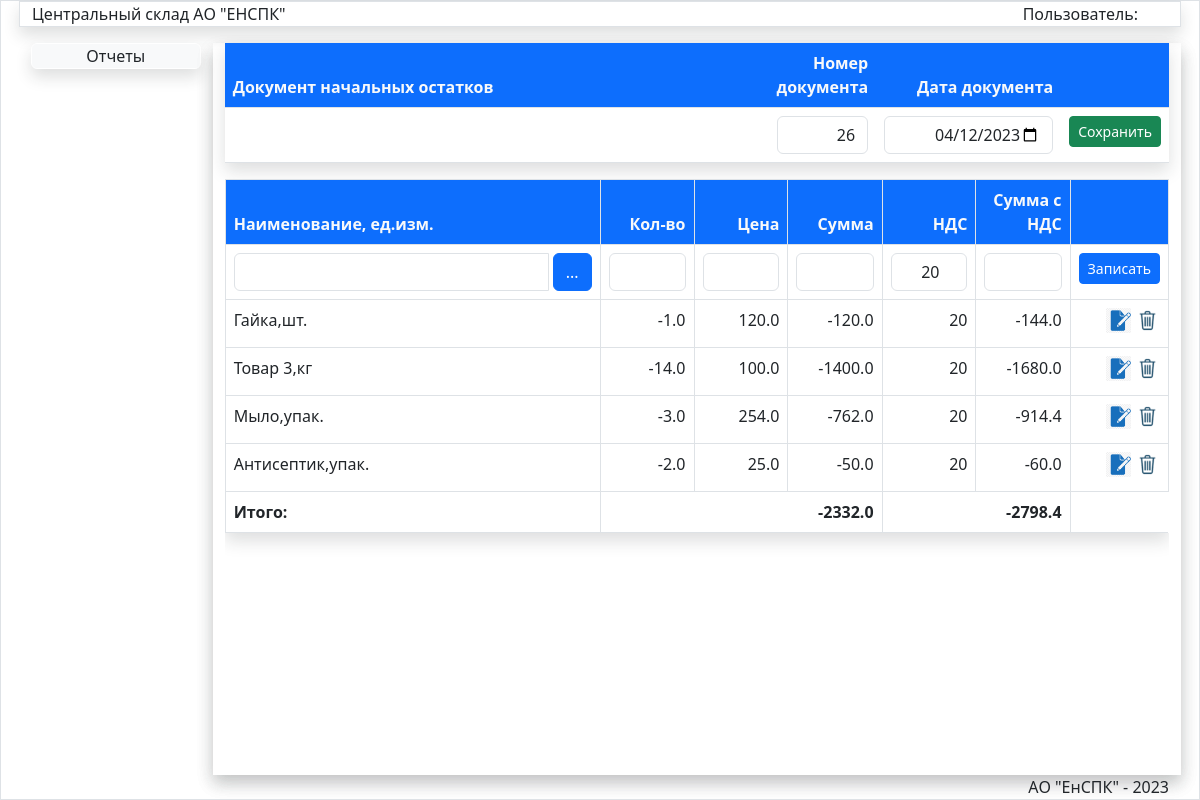
Page /AddStringOst/424 on the committed database.
### store/models.py (models this page shows, shortened)
class Jurnal(models.Model):
    oper=models.IntegerField(verbose_name="Код операции")
    nomerdoc=models.CharField(max_length=50,verbose_name='Номер документа')
    datadoc=models.DateTimeField(verbose_name='Дата документа')
    postav=models.ForeignKey(Postav,verbose_name='Поставщик',on_delete=models.PROTECT)
    obct=models.ForeignKey(Obct,verbose_name='Объект',on_delete=models.PROTECT)
    podraz=models.ForeignKey(Podraz,verbose_name='Подразделение',on_delete=models.PROTECT)
    fio=models.ForeignKey(Fio,verbose_name='Подотчет',on_delete=models.PROTECT)
    spis=models.ForeignKey(Spis,blank=True,null=True,verbose_name='Причина списания',on_delete=models.PROTECT)
    summa=models.FloatField(verbose_name='Сумма',default=0)
    nds=models.IntegerField(verbose_name='НДС',default=20)
    summawithnds=models.FloatField(verbose_name='Сумма с НДС',default=0)
    updated_at = models.DateTimeField(auto_now=True, verbose_name='Создан')
    created_at = models.DateTimeField(auto_now_add=True, verbose_name='Обновлен')
    class Meta:
        verbose_name = 'Документ'
        verbose_name_plural = 'Документы'
        ordering = ['-datadoc', ]

class JurnalDoc(models.Model):
    oper=models.IntegerField(max_length=1,verbose_name='Операция')
    iddoc=models.ForeignKey(Jurnal,on_delete=models.PROTECT)
    title=models.ForeignKey(Nom,verbose_name='Наименование',on_delete=models.PROTECT)
    price=models.FloatField(verbose_name='Цена',default=0.0)
    kol = models.FloatField(verbose_name='Количество', default=0.0)
    podraz=models.ForeignKey(Podraz,on_delete=models.PROTECT,verbose_name='Подразделение')
    postav=models.ForeignKey(Postav,on_delete=models.PROTECT,verbose_name='Поставщик')
    obct=models.ForeignKey(Obct,on_delete=models.PROTECT,verbose_name='Объект')
    fio=models.ForeignKey(Fio,on_delete=models.PROTECT,verbose_name='Подотчетник')
    spis=models.ForeignKey(Spis,on_delete=models.PROTECT,null=True,blank=True,verbose_name='Причина списания')
    summa=models.FloatField(verbose_name='Сумма')
    nds=models.IntegerField(default=20,verbose_name='НДС')
    summawithnds=models.FloatField(verbose_name='Сумма с НДС')
    updated_at = models.DateTimeField(auto_now=True, verbose_name='Создан')
    created_at = models.DateTimeField(auto_now_add=True, verbose_name='Обновлен')
    uniqfield=models.CharField(max_length=250,verbose_name='Слаг')
    class Meta:
        verbose_name = 'Табличная часть'
        verbose_name_plural = 'Табличные части'
        ordering = ['-created_at', ]

class Nom(models.Model):
    title = models.CharField(max_length=150, verbose_name='Наименование', unique=True )
    izm=models.ForeignKey(Unit,verbose_name='Ед.изм.',on_delete=models.PROTECT)
    category = models.ForeignKey(Category, verbose_name='Категория', on_delete=models.PROTECT)
    srok=models.IntegerField(blank=True,default=0)
    updated_at = models.DateTimeField(auto_now=True, verbose_name='Создан')
    created_at = models.DateTimeField(auto_now_add=True, verbose_name='Обновлен')
    def __str__(self):
        return self.title
    class Meta:
        verbose_name = 'Номенклатура'
        verbose_name_plural = 'Номенклатура'
        ordering = ['title', ]

class Unit(models.Model):
    title = models.CharField(max_length=100,verbose_name='Наименование',unique=True)
    def __str__(self):
        return self.title
    class Meta:
        verbose_name='Единица измерения'
        verbose_name_plural='Единицы измерения'
        ordering=['title',]

### store/views.py (the view)
# urls.py: path('AddStringOst/<str:pk>',AddStringOst,name='AddStringOst'),
def AddStringOst(request,pk):
    doc=Jurnal.objects.get(pk=pk)
    izm=Unit.objects.all()
    category=Category.objects.all()
    item=JurnalDoc.objects.filter(iddoc=pk)
    nom=Nom.objects.all()
    sum = JurnalDoc.objects.filter(iddoc=pk).aggregate(Sum("summa"))
    sumnds = JurnalDoc.objects.filter(iddoc=pk).aggregate(Sum("summawithnds"))
    if item:
        summa1 = round(sum['summa__sum'], 2)
        summa2 = round(sumnds['summawithnds__sum'], 2)
    else:
        summa1=0.0
        summa2=0.0
    t="Документ № " + doc.nomerdoc +" от "+doc.datadoc.strftime("%d.%m.%Y")
    return render(request,'store/Doc/AddStringOst.html',{'docost':doc,'nom':nom,'title':t,'pic_label':'Начальные остатки',
                                                         'items':item,'s':summa1,'s2':summa2,'izm':izm,'category':category})

### store/templates/store/Doc/AddStringOst.html (shortened to what this page needs)
{% extends 'store/menu.html' %}
{% load static %}
{% block DataArea %}
<div class="row">
<div class="col-md-12 mx-auto shadow">
<table class=" table shadow table-hover ">
<thead class="bg-primary text-light">
<tr>
<th  style="width:60%" >Документ начальных остатков</th>
<th style="width:13; " class=" text-end "> Номер документа </th>
<th style="width:10%;" class=" text-end" >Дата документа</th>
<th style="width:10%;" class=" text-end"></th>
</tr>
</thead>
    <form method="post" id="ost-form2" >
<tr>
    <td><input  type="hidden" id="id_iddoc" value="{{docost.id}} " ></td>
        <td  class=" text-end" ><input type="text" id="id_nomerdoc" class="form-control" style="text-align:right" required value="{{docost.nomerdoc}}"></td>
        <td "class="text-end pb-3"> <input type="date" id="id_datadoc" class="form-control" style="text-align:right" required value="{{docost.datadoc|date:'Y-m-d'}}"></td>
        <td class=" text-end"> <button type="submit" class="btn  btn-success btn-sm mb-1 " id="returnJurOst">Сохранить</button></td>
    </form>
</table >
 <div class="scrolltable">
    <table class=" table  shadow table-bordered table-hover" style="width:100%" >
        <form id="ost-string-form" method="post">
            <thead class="bg-primary">
            <th style="width:40%" class="text-light" >Наименование, ед.изм.</th>
             <th  class="text-end text-light " style="width:10%" >Кол-во</th>
             <th  class="text-end text-light" style="width:10%"  >Цена</th>
             <th  class="text-end text-light" style="width:10%">Сумма</th>
             <th class="text-end  text-light" style="width:10%" >НДС</th>
            <th class="text-end text-light" style="width:10%" >Сумма с НДС</td>
            <th></th>
            </thead>
<tr>
       <td ><div class="input-group">
                   <select name="title" id="idtitle" class="form-control  " required >
            <option selected></option>
            {% for item in nom %}
            <option value="{{item.id}}">{{item.title}}, {{item.izm}}</option>
            {% endfor %}
       </select>
                    <div class=" input-group-button pr-2">
                        <button type="button" id="show-contact-modal-button" class="btn btn-primary mr-2" style="margin-left: 5px;" data-bs-toggle="modal" data-bs-target="#ModalNomPodbor">...</button>
                    </div>
                </div>
          </td>
 <td><input type="number" id="idkol" class="form-control text-end" step="any" required min="0">
        </td>
           <td> <input type="number" id="idprice" class="form-control text-end" step="any" required min="0" >
        </td></td>
       <td> <input type="number" id="idsumma" class="form-control text-end" step="any" required readonly>
        </td>
        <td><input type="number" id="idnds" class="form-control text-end" value="20" required min="0">
        </td>
           <td> <input type="number" id="idtotal" class="form-control text-end" step="any" required readonly>
        <td class="text-end"><button class="btn btn-primary btn-sm" type="submit" id="save-string">Записать</td>
</tr>
        </form>
    <tbody id="string-ost" >
{% for item in items %}
    <tr><td>{{item.title}},{{item.title.izm}}</td>
    <td class="text-end">{{item.kol}}</td>
    <td class="text-end">{{item.price}}</td>
    <td class="text-end">{{item.summa}}</td>
    <td class="text-end " >{{item.nds}}</td>
    <td class="text-end">{{item.summawithnds}}</td>
      <td  class="text-end" colspan=2 ><input data-sid={{item.pk}} data-update={{item.pk}} class="btn-string-update " value="Update" type="image" src="../static/images/edit2.png" style="width:25px;" >
<input data-sid={{item.pk}} data-del="#" class="btn-string-delete " value="Update" type="image" src="../static/images/del.png" style="width:25px;" > </td></tr>
    {% endfor %}
    </tbody>
        <tfoot id="idfoot"><td class="fw-bold">Итого:</td><td colspan="3" class="text-end fw-bold ">{{s}}</td><td colspan="2>" class="text-end fw-bold">{{s2}}</td> </tfoot>
</table>
</div>
</div>
</div>
{% endblock DataArea %}

### store/static/css/my.css (style rules this page uses)
.scrolltable { display:block; overflow-y: auto; height:74.5vh; }

### rows in the picture
Jurnal: nomerdoc "26", datadoc "04/12/2023"
JurnalDoc: title "Гайка", title.izm "шт.", kol "-1.0", price "120.0", summa "-120.0", nds "20", summawithnds "-144.0"
JurnalDoc: title "Товар 3", title.izm "кг", kol "-14.0", price "100.0", summa "-1400.0", nds "20", summawithnds "-1680.0"
JurnalDoc: title "Мыло", title.izm "упак.", kol "-3.0", price "254.0", summa "-762.0", nds "20", summawithnds "-914.4"
JurnalDoc: title "Антисептик", title.izm "упак.", kol "-2.0", price "25.0", summa "-50.0", nds "20", summawithnds "-60.0"

### other values in the picture
{{ s }} "-2332.0"
{{ s2 }} "-2798.4"
